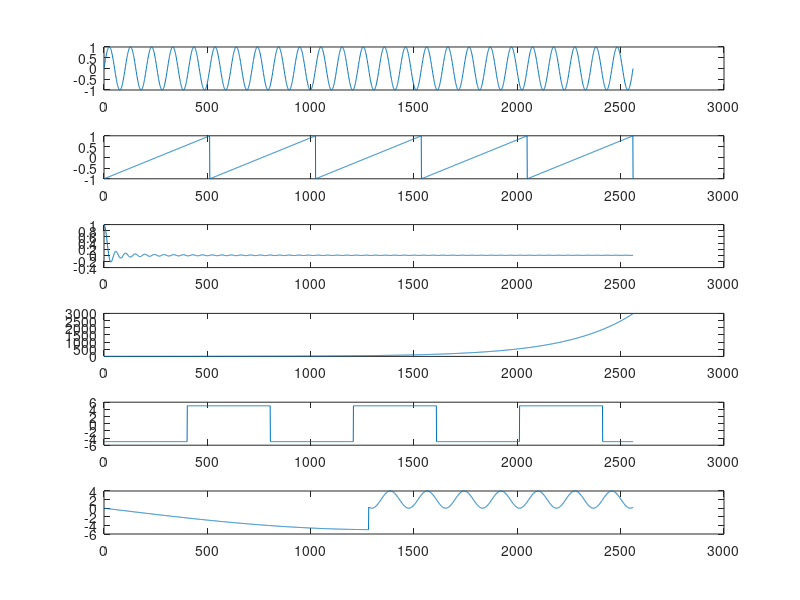

Here is the MATLAB script that generated this plot: (Note: this script raises an error after producing the figure.)
fs=256;
T=10;
t=(1/256):(1/256):T;
f1=5;
f2=10;
f3=15;
f4=30;
f5=50;
f6=100;
S1=sin(5*pi*t);
S2=sawtooth(1*pi*t);
S3=sinc(11*t);
S4=exp(.8*t)-.3;
%S4=;
S5=5*square(-2*t);
% S6=sawtooth(5*t);
% S7=sin(8*t);
t1=(1/256):(1/256):T/2;
t2=T/2+(1/256):(1/256):T;
S6=5*sin(-.3*t1);
S7=-2*sin(9*t2)+2;

 S8=[S6 S7];
figure(1)
%whitebg;
subplot(3,2,1);
plot(t,S1,'-m');
subplot(3,2,2);
plot(t,S2,'-b');
%r=[ecg(fs(T/n) n];


subplot(3,2,3);
plot(t,S3,'-r');
subplot(3,2,4);
plot(t,S4,'--y');
subplot(3,2,5);
plot(t,S5,'--c');
subplot(3,2,6);
plot(t,S8,'--g');
S=[S1;S2;S3;S4;S5;S8];%6 Se�ales de entrada 
B=2*rand(6)-1;%Matriz de mezclas que tenga valores entre -1 y 1.
X=B*S;% Observaciones
% x1=X(1,:);
% x2=X(2,:);
% x3=X(3,:);
% x4=X(4,:);
% x5=X(5,:);
% x8=X(6,:);
%%
for i=1:6
    subplot(6,1,i)
plot(S(i,:))
end
%%
tic
[A B]=fastica(X);
toc
y=B*X;

y1=y(1,:);
y2=y(2,:);
y3=y(3,:);
y4=y(4,:);
y5=y(5,:);
y6=y(6,:);

%%
 figure(2)
% 
%%whitebg;
subplot(3,2,1);
plot(t,y1,'-m');
subplot(3,2,2);
plot(t,y2,'-b');
%r=[ecg(fs(T/n) n];

subplot(3,2,3);
plot(t,y3,'-r');
subplot(3,2,4);
plot(t,y4,'--y');
subplot(3,2,5);
plot(t,y5,'--c');
subplot(3,2,6);
plot(t,y6,'--g');
%%


for i=1:6
  subplot(6,2,2*i)
  plot(y(i,:))
  subplot(6,2,(2*i)-1)
  plot(S(i,:))
  
end
%%
[ese]=orderICA(S,y);
%%

for i=1:6
    subplot(6,2,2*i-1)
plot(S(i,:))

    subplot(6,2,2*i)
    plot(ese(i,:)) 
end

%%
figure()
for i=1:6
    subplot(6,1,i)
    plot(ese(i,:)) 
end

% % %% Adding Matcorr
% % 
% % [corr,indx,indy,corrs] = matcorr(S,y,0,2);
% % % 
% % nuS=S(indx,:);
% % nuy=y(indy,:);
% % 
% % corrsign=(corr<0);
% % 
% % for i=1:6
% %   if corrsign(i,1)==1
% %       nuy(i,:)=nuy(i,:)*(-1);
% %   end    
% % end
% % 
% % for i=1:6
% %   subplot(6,2,2*i)
% %   plot(nuy(i,:))
% %   subplot(6,2,(2*i)-1)
% %   plot(nuS(i,:))
% %   
% % end
% % %%
% % [nS,ny]=orderICA(S,y);
% % 
